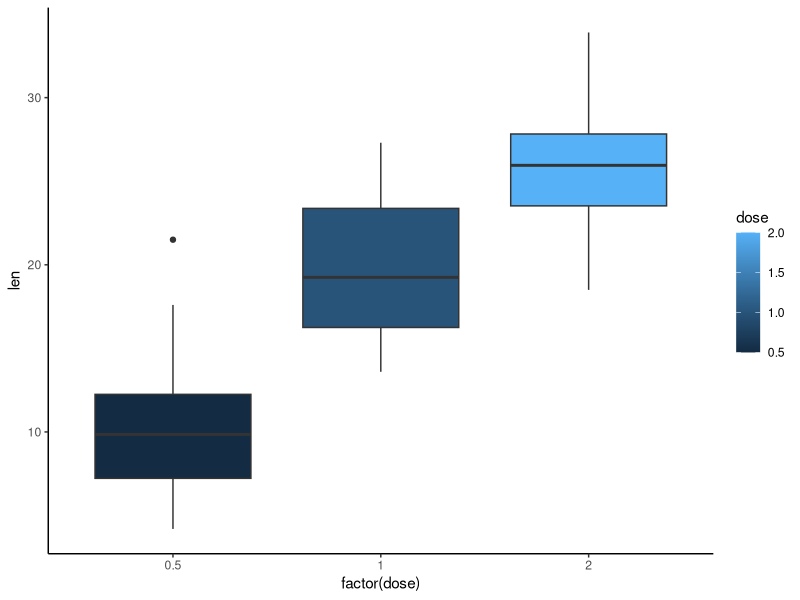
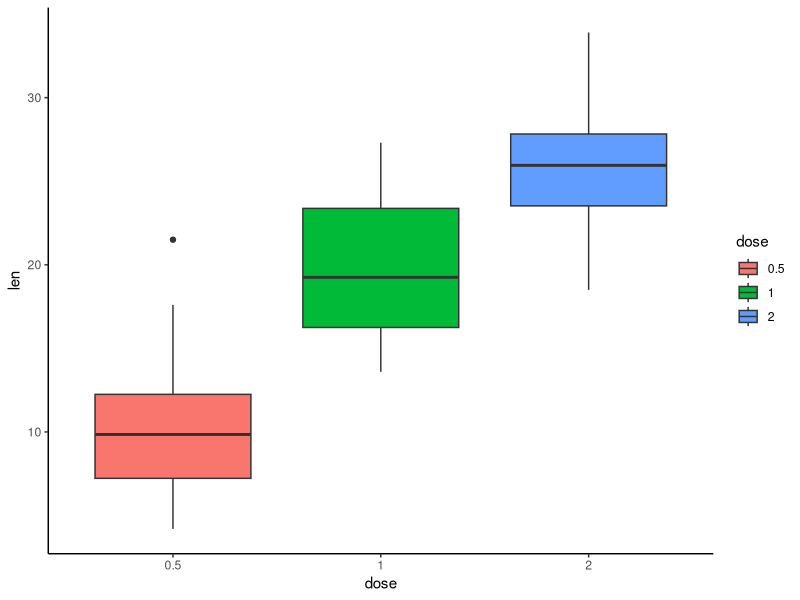
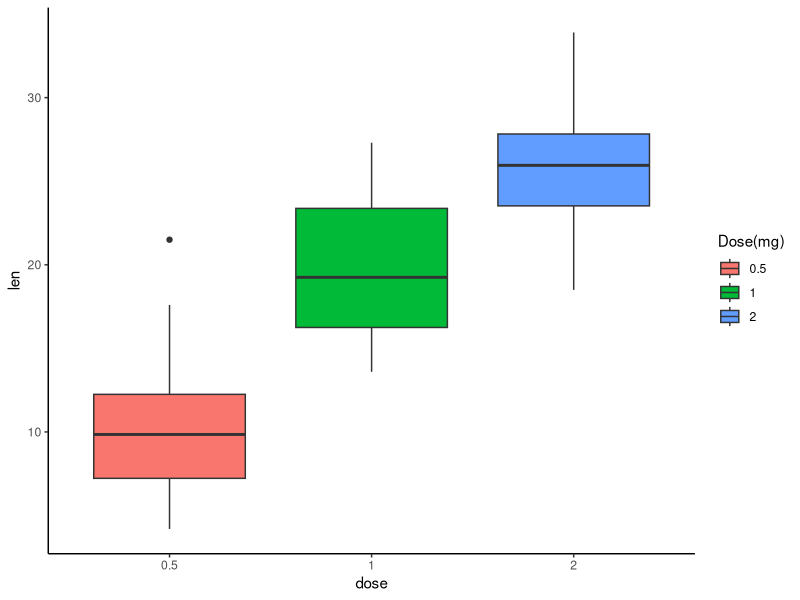
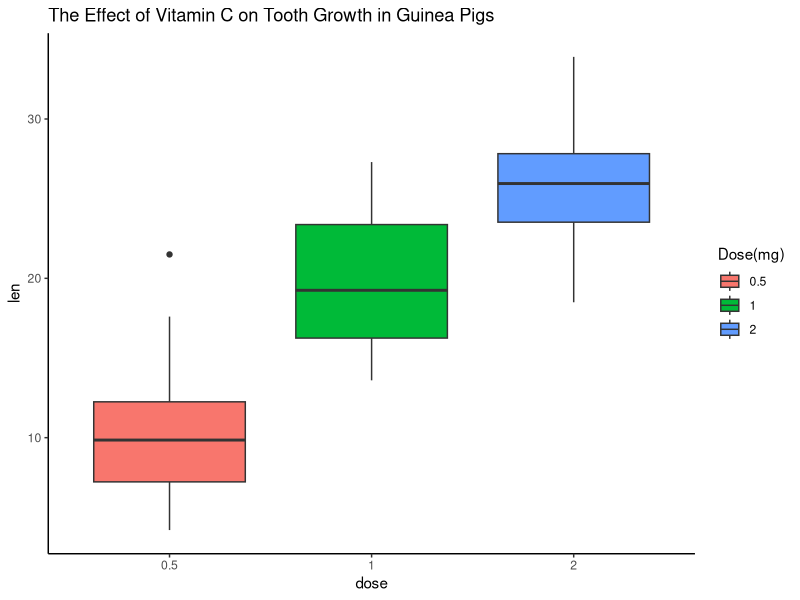
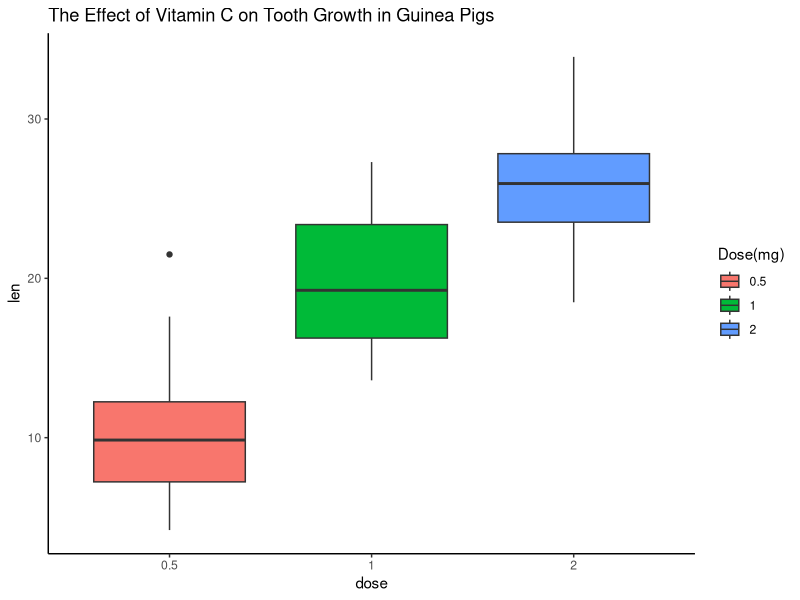
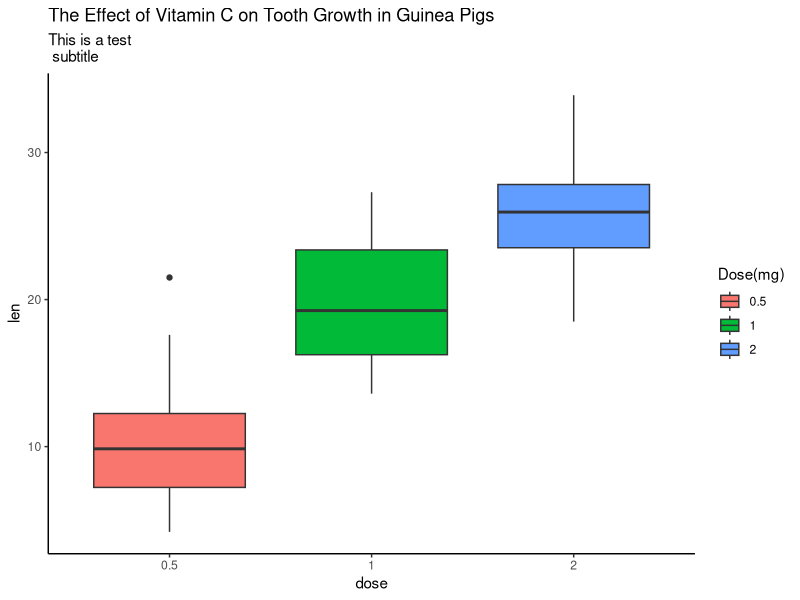
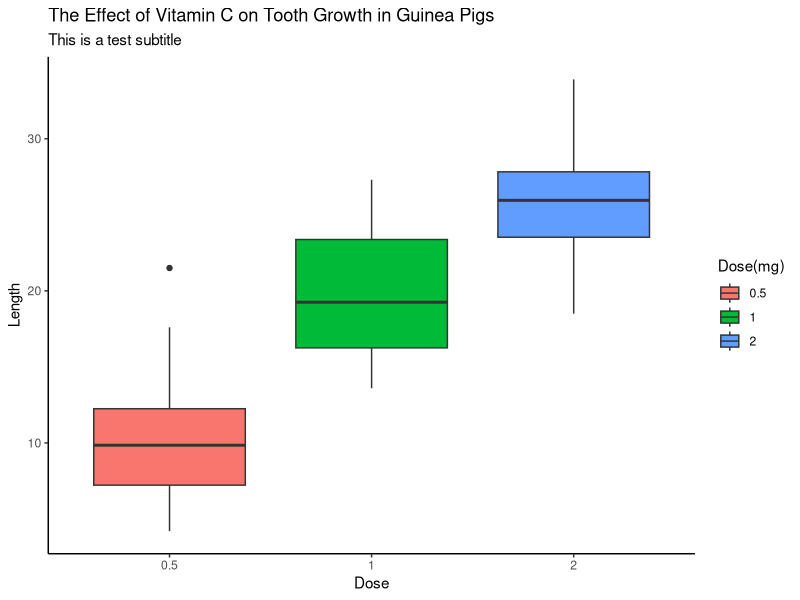
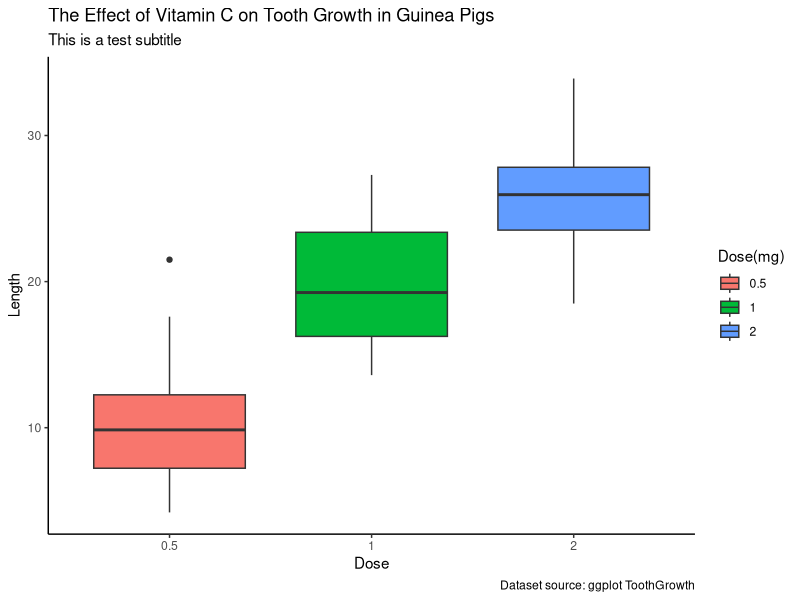

These charts were generated, in order, by the following R code:
## ---- chunk 1
setwd("C:/Users/mdsaifur.rahman.1/Desktop/Spring 2021/EFR 535/Code R")

## ---- chunk 2
library(ggplot2)
library(tidyverse)
library(psych) # basic calculation

## ---- chunk 3
theme_set(theme_classic())
## ---- chunk 4
#?ToothGrowth
Data_tooth <- ToothGrowth
attach(Data_tooth)
View(Data_tooth)

## ---- chunk 5
# use actor() function to convert in factor
ggplot(Data_tooth, aes(factor(dose), len, fill=dose))+geom_boxplot()


# convert into factor
Data_tooth$dose <- as.factor(Data_tooth$dose)

# box plot
ggplot(Data_tooth, aes(dose, len, fill=dose))+geom_boxplot()

# change the legend title
ggplot(Data_tooth, aes(dose, len, fill=dose))+geom_boxplot()+ labs(fill = "Dose(mg)")

# Add a title
ggplot(Data_tooth, aes(dose, len, fill=dose))+geom_boxplot()+ labs(fill = "Dose(mg)", title = "The Effect of Vitamin C on Tooth Growth in Guinea Pigs")
ggplot(Data_tooth, aes(dose, len, fill=dose))+geom_boxplot()+ labs(fill = "Dose(mg)") + ggtitle("The Effect of Vitamin C on Tooth Growth in Guinea Pigs")

# Add subtitle
ggplot(Data_tooth, aes(dose, len, fill=dose))+geom_boxplot()+ labs(fill = "Dose(mg)", title = "The Effect of Vitamin C on Tooth Growth in Guinea Pigs", subtitle = "This is a test \n subtitle")

# x-axis label and y-axis label
ggplot(Data_tooth, aes(dose, len, fill=dose))+geom_boxplot()+ labs(fill = "Dose(mg)", title = "The Effect of Vitamin C on Tooth Growth in Guinea Pigs", subtitle = "This is a test subtitle", x= "Dose", y = "Length")

# Add a caption
ggplot(Data_tooth, aes(dose, len, fill=dose))+geom_boxplot()+ labs(fill = "Dose(mg)", title = "The Effect of Vitamin C on Tooth Growth in Guinea Pigs", subtitle = "This is a test subtitle", x= "Dose", y = "Length", caption = "Dataset source: ggplot ToothGrowth")


# Modify color, font, position tc
ggplot(Data_tooth, aes(dose, len, fill=dose))+geom_boxplot()+ labs(fill = "Dose(mg)", title = "The Effect of Vitamin C on Tooth Growth in Guinea Pigs", subtitle = "This is a test subtitle", x= "Dose", y = "Length", caption = "Dataset source: ggplot ToothGrowth") + theme(text = element_text(color = "red", family = "serif"),plot.title = element_text(color = "blue", hjust = 0.5, size = 18), plot.subtitle = element_text(size=14, color = "green", hjust = 0.5),axis.title.y = element_text(angle = 45, vjust = .5))


# change legend position
# top
ggplot(Data_tooth, aes(dose, len, fill=dose))+geom_boxplot()+ labs(fill = "Dose(mg)", title = "The Effect of Vitamin C on Tooth Growth in Guinea Pigs", subtitle = "This is a test subtitle", x= "Dose", y = "Length", caption = "Dataset source: ggplot ToothGrowth") + theme(text = element_text(color = "red", family = "serif"),plot.title = element_text(color = "blue", hjust = 0.5, size = 18), plot.subtitle = element_text(size=14, color = "green", hjust = 0.5),axis.title.y = element_text(angle = 45, vjust = .5), legend.position = "top")

# left
ggplot(Data_tooth, aes(dose, len, fill=dose))+geom_boxplot()+ labs(fill = "Dose(mg)", title = "The Effect of Vitamin C on Tooth Growth in Guinea Pigs", subtitle = "This is a test subtitle", x= "Dose", y = "Length", caption = "Dataset source: ggplot ToothGrowth") + theme(text = element_text(color = "red", family = "serif"),plot.title = element_text(color = "blue", hjust = 0.5, size = 18), plot.subtitle = element_text(size=14, color = "green", hjust = 0.5),axis.title.y = element_text(angle = 45, vjust = .5), legend.position = "left")

# remove legend 
ggplot(Data_tooth, aes(dose, len, fill=dose))+geom_boxplot()+ labs(fill = "Dose(mg)", title = "The Effect of Vitamin C on Tooth Growth in Guinea Pigs", subtitle = "This is a test subtitle", x= "Dose", y = "Length", caption = "Dataset source: ggplot ToothGrowth") + theme(text = element_text(color = "red", family = "serif"),plot.title = element_text(color = "blue", hjust = 0.5, size = 18), plot.subtitle = element_text(size=14, color = "green", hjust = 0.5),axis.title.y = element_text(angle = 45, vjust = .5), legend.position = "none")
## ---- chunk 6
# load the dataset
Data_mpg = mpg
attach(Data_mpg)

# convert into factor
Data_mpg$class <- as.factor(Data_mpg$class)

## ---- chunk 7
# Standard deviation on tooth dataset
library(dplyr)

Data_tooth.summary <- Data_tooth %>% group_by(dose) %>% summarise(sd=sd(len,na.rm = TRUE), len = mean(len))

Data_tooth.summary


# Standard deviation on mpg dataset

Data_mpg.summary <- Data_mpg %>% group_by(class) %>% summarise(sd=sd(hwy,na.rm = TRUE), hwy = mean(hwy))

Data_mpg.summary

## ---- chunk 8
# stat = "identity" because it is presummarized data
ggplot(Data_tooth.summary, aes(dose,len))+ geom_bar(stat = "identity", fill = "lightblue", color = "black")

ggplot(Data_mpg.summary, aes(class,hwy))+ geom_bar(stat = "identity",fill = "lightgreen", color = "black")


## ---- chunk 9
ggplot(Data_tooth.summary, aes(dose,len))+ geom_bar(stat = "identity", fill = "lightblue", color = "black")+ geom_errorbar(aes(ymin = len - sd, ymax = len+sd), width = 0.2)

ggplot(Data_tooth.summary, aes(dose,len))+ geom_bar(stat = "identity", fill = "lightblue", color = "black")+ geom_errorbar(aes(ymin = len, ymax = len+sd), width = 0.2)


ggplot(Data_mpg.summary, aes(class,hwy))+ geom_bar(stat = "identity",fill = "lightgreen", color = "black") + geom_errorbar(aes(ymin = hwy - sd, ymax = hwy+sd), width = 0.2)


# Only error bar
ggplot(Data_tooth.summary, aes(dose,len))+  geom_errorbar(aes(ymin = len - sd, ymax = len+sd), width = 0.2)
ggplot(Data_mpg.summary, aes(class,hwy))+ geom_errorbar(aes(ymin = hwy - sd, ymax = hwy+sd), width = 0.2)


# add mean point
ggplot(Data_tooth.summary, aes(dose,len))+  geom_errorbar(aes(ymin = len - sd, ymax = len+sd), width = 0.2) + geom_point()
ggplot(Data_mpg.summary, aes(class,hwy))+ geom_errorbar(aes(ymin = hwy - sd, ymax = hwy+sd), width = 0.2)+ geom_point()

# geom_pointrange()
ggplot(Data_tooth.summary, aes(dose,len))+  geom_pointrange(aes(ymin = len - sd, ymax = len+sd))
ggplot(Data_mpg.summary, aes(class,hwy))+ geom_pointrange(aes(ymin = hwy - sd, ymax = hwy+sd))

# geom_linerange
ggplot(Data_tooth.summary, aes(dose,len))+  geom_linerange(aes(ymin = len - sd, ymax = len+sd))
ggplot(Data_mpg.summary, aes(class,hwy))+ geom_linerange(aes(ymin = hwy - sd, ymax = hwy+sd))

# horizontal look

ggplot(Data_tooth.summary, aes(len,dose))+ geom_bar(stat = "identity", fill = "lightblue", color = "black")+ geom_errorbar(aes(xmin = len - sd, xmax = len+sd), width = 0.2)

ggplot(Data_mpg.summary, aes(hwy, class))+ geom_bar(stat = "identity",fill = "lightgreen", color = "black") + geom_errorbar(aes(xmin = hwy - sd, xmax = hwy+sd), width = 0.2)

## ---- chunk 10
ggplot(Data_tooth, aes(dose,len))+ geom_jitter(position = position_jitter(0.2), color="lightgreen")+ geom_errorbar(aes(ymin = len - sd, ymax = len+sd), width = 0.2, data=Data_tooth.summary)

ggplot(Data_mpg, aes(class,hwy))+ geom_jitter(position = position_jitter(0.2), color="lightgrey") + geom_errorbar(aes(ymin = hwy - sd, ymax = hwy+sd), width = 0.2, data = Data_mpg.summary)

